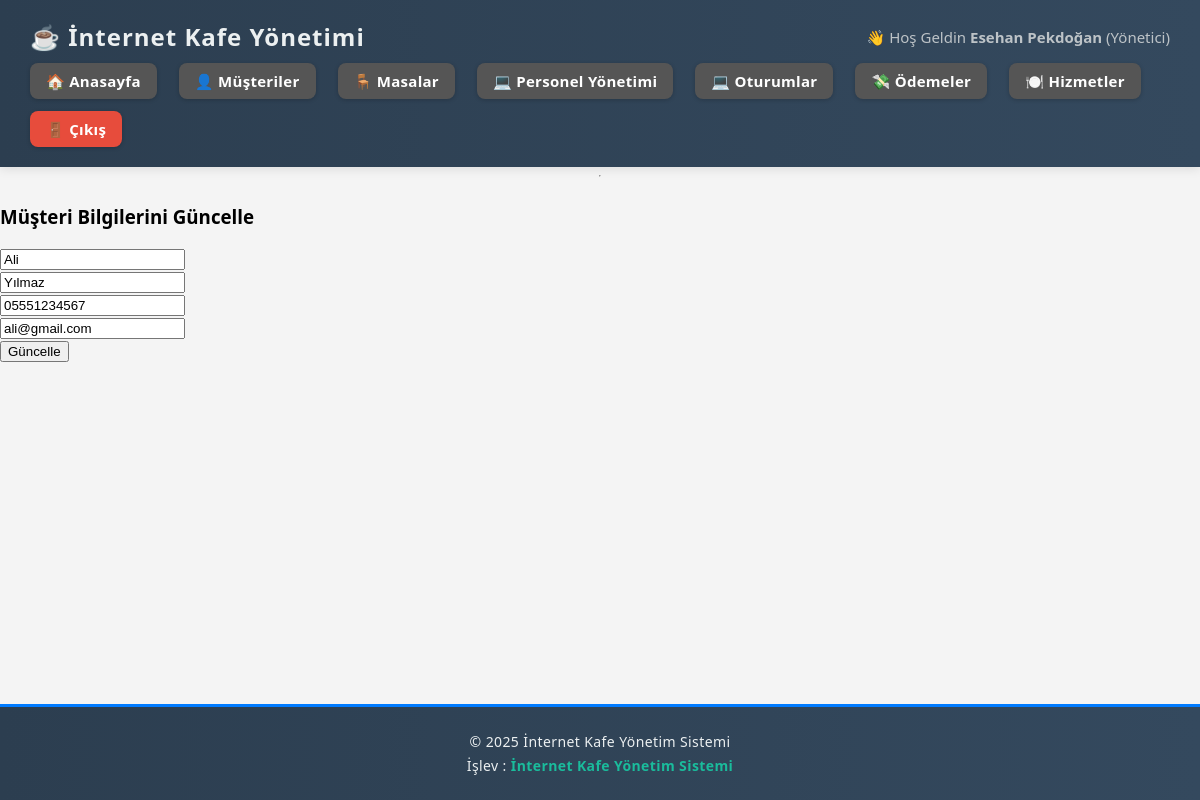
The app's page /internetkafe/pages/musteri_duzenle.php?id=1 (signed in) with its own data.
### tables this page shows
CREATE TABLE `musteri` (
  `Musteri_ID` int(11) NOT NULL,
  `Ad` varchar(50) NOT NULL,
  `Soyad` varchar(50) NOT NULL,
  `Telefon_NO` varchar(15) DEFAULT NULL,
  `E_Posta` varchar(50) DEFAULT NULL,
  `Kayit_Tarihi` date NOT NULL
);

### internetkafe/pages/musteri_duzenle.php (the view, shortened to what this page needs)
<?php
include("../includes/config.php");
include("../includes/header.php");
$musteri_id = $_GET['id'];
$sorgu = mysqli_query($conn, "SELECT * FROM Musteri WHERE Musteri_ID = $musteri_id");
$musteri = mysqli_fetch_assoc($sorgu);
?>
<h3>Müşteri Bilgilerini Güncelle</h3>
<form method="post">
    <input type="text" name="ad" value="<?php echo $musteri['Ad']; ?>" placeholder="Ad" required><br>
    <input type="text" name="soyad" value="<?php echo $musteri['Soyad']; ?>" placeholder="Soyad" required><br>
    <input type="text" name="telefon" value="<?php echo $musteri['Telefon_NO']; ?>" placeholder="Telefon"><br>
    <input type="email" name="eposta" value="<?php echo $musteri['E_Posta']; ?>" placeholder="E-Posta"><br>
    <button type="submit" name="guncelle">Güncelle</button>
</form>
<?php include("../includes/footer.php"); ?>

### internetkafe/css/style.css (style rules this page uses)
html, body { margin: 0; padding: 0; height: 100%; display: flex; flex-direction: column; font-family: Arial, sans-serif; background-color: #f4f4f4; font-family: 'Segoe UI', Tahoma, Geneva, Verdana, sans-serif; }

### records on screen
musteri: ad "Ali", soyad "Yılmaz", telefon "05551234567", eposta "ali@gmail.com"

### other values on screen
$_SESSION['user'] "Esehan Pekdoğan"
$_SESSION['gorev'] "Yönetici"
